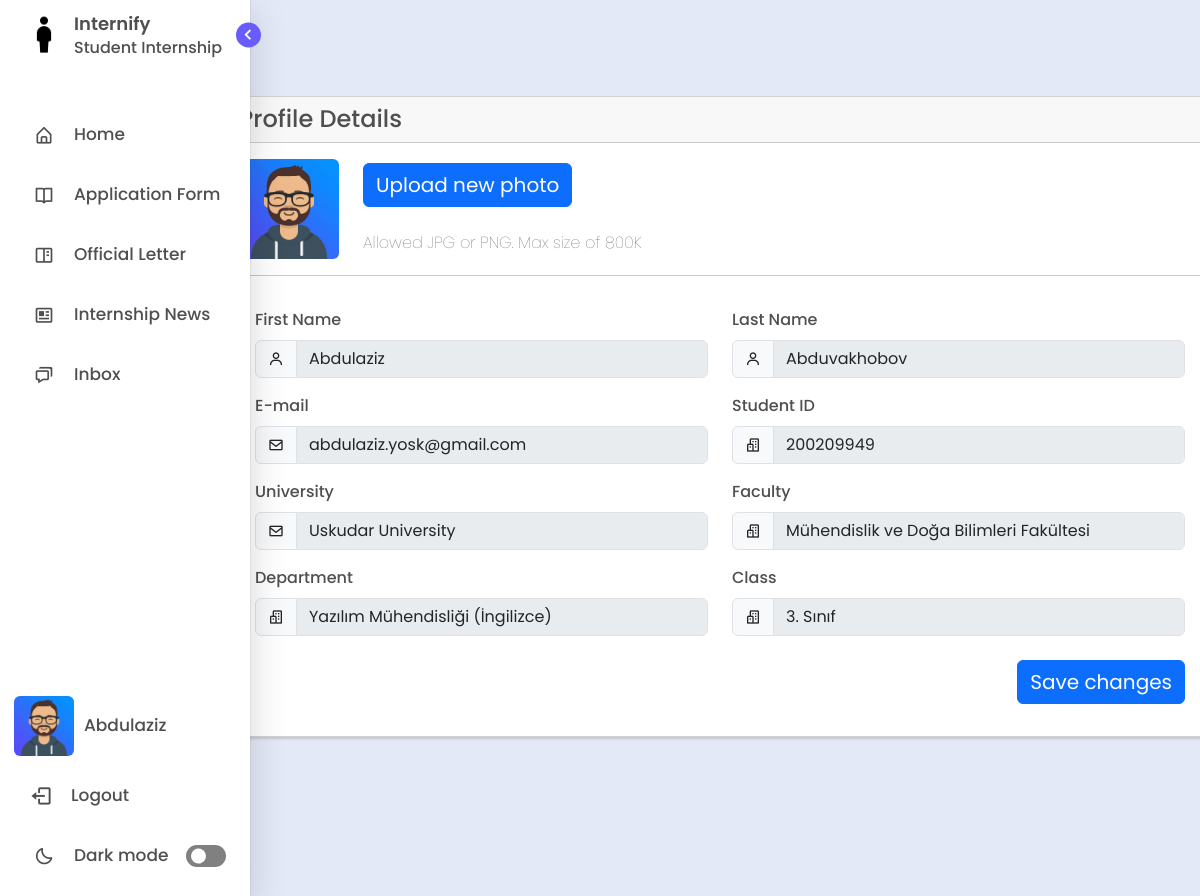
Page /profile/ (signed in) on the earlier database version.
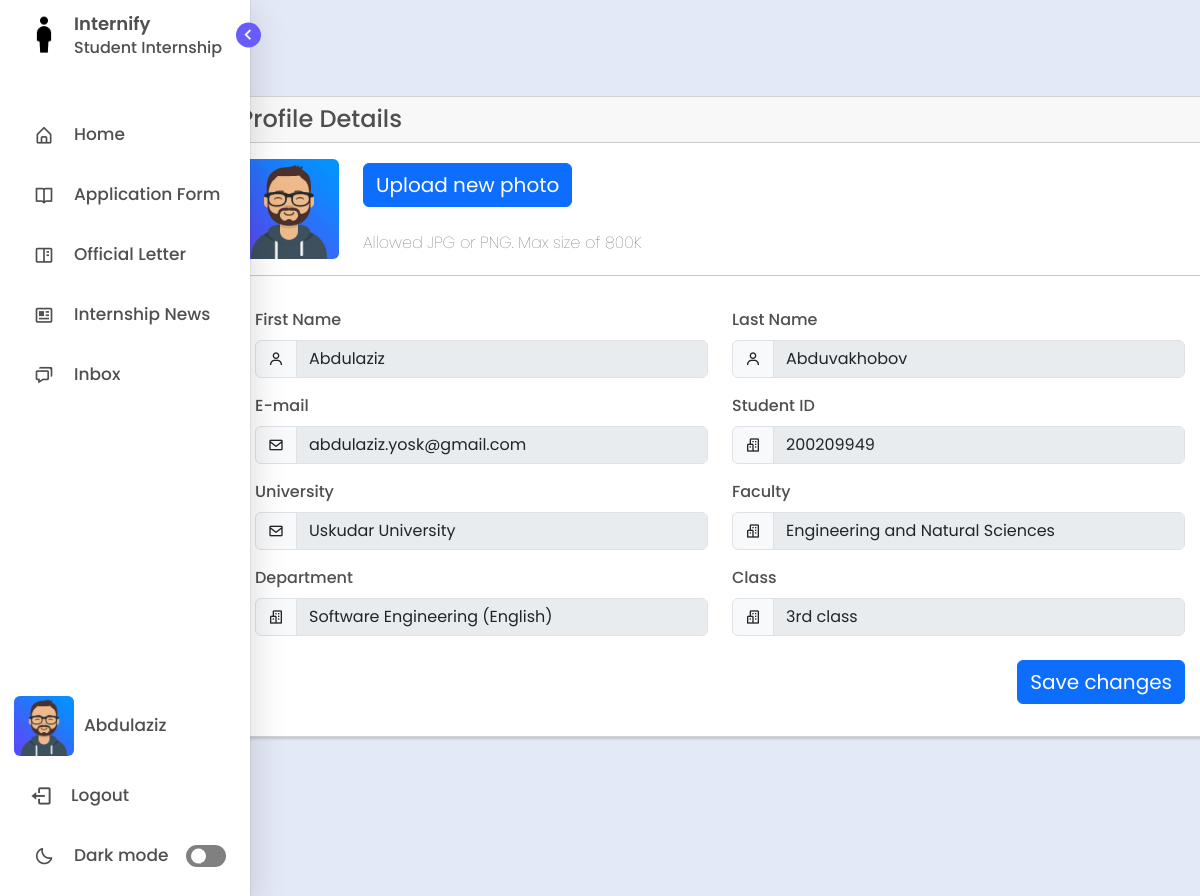
Same page on the later database version.
### management/models.py (models this page shows, shortened)
class BaseAbstractModel(models.Model):
    is_visible = models.BooleanField(default=True, verbose_name='Visibility')
    date_created = models.DateTimeField(auto_now_add=True)
    date_updated = models.DateTimeField(auto_now=True)
    class Meta:
        abstract = True

class Student(BaseAbstractModel):
    student_id = models.CharField(max_length=20, primary_key=True, unique=True)
    department = models.ForeignKey(Department, on_delete=CASCADE)
    faculty = models.ForeignKey(Faculty, on_delete=CASCADE)
    class_room = models.ForeignKey(ClassRoom, on_delete=CASCADE)
    user = models.ForeignKey(User, on_delete=CASCADE)

class Faculty(BaseAbstractModel):
    name = models.CharField(max_length=150)

class Department(BaseAbstractModel):
    name = models.CharField(max_length=200)
    faculty = models.ForeignKey(Faculty, on_delete=CASCADE)

class ClassRoom(BaseAbstractModel):
    name = models.CharField(max_length=250)
    department = models.ForeignKey(Department, on_delete=CASCADE)
    faculty = models.ForeignKey(Faculty, on_delete=CASCADE)

### management/views.py (the view)
# urls.py: path('profile/', views.profile, name = "profile"),
def profile(request):
	user = request.user
	if request.method == "POST":
		if 'photo' in request.FILES:
			user.photo = request.FILES['photo']
			user.save()
		return redirect(reverse('profile'))
	context = {}
	if user.groups.filter(name='Student').exists():
		student = Student.objects.get(user=user)
		if student:
			context['student'] = student
		return render(request, "profile.html", context)
	elif user.groups.filter(name='Coordinator').exists():
		coordinator = InternshipCoordinator.objects.get(user=user)
		if coordinator:
			context['coordinator'] = coordinator
		return render(request, "profile.html", context)
	return render(request, "profile.html")

### templates/profile.html (shortened to what the changed rows need)
{% extends "layout.html" %}
{% load static %}
{% block content %}
<body style="overflow: hidden;">
    <div class="home offset-md-1" style="margin-left:30px; margin-top:8%;">
      <div class="content-wrapper">
        <div class="container-xxl flex-grow-1 container-p-y">
          <div class="row">
            <div class="col-md-12">
              <div class="card mb-4">
                <form enctype="multipart/form-data" action="{% url 'profile' %}" method="POST">
                  <div class="card-body text">
                    <div class="card-body">
                      <div class="row">
                        {% for group in user.groups.all %}
                            {% if group.name == 'Student' %}
                                <div class="mb-3 col-md-6">
                                    <label class="form-label" for="country">Student ID</label>
                                    <div class="input-group input-group-merge">
                                        <span class="input-group-text">
                                            <i class="bx bx-buildings"></i>
                                        </span>
                                        <input class="form-control" type="text" id="faculty" name="student_id" disabled value="{{ student.student_id }}" />
                                    </div>
                                </div>
                                <div class="mb-3 col-md-6">
                                    <label for="email" class="form-label">University</label>
                                    <div class="input-group input-group-merge">
                                        <span class="input-group-text"><i class="bx bx-envelope"></i></span>
                                        <input class="form-control" type="text" id="email" name="email"
                                            disabled value="Uskudar University" />
                                    </div>
                                </div>
                                <div class="mb-3 col-md-6">
                                    <label class="form-label" for="country">Faculty</label>
                                    <div class="input-group input-group-merge">
                                        <span class="input-group-text">
                                            <i class="bx bx-buildings"></i>
                                        </span>
                                        <input class="form-control" type="text" id="faculty" name="faculty" disabled value="{{ student.faculty.name }}" />
                                    </div>
                                </div>
                                <div class="mb-3 col-md-6">
                                    <label class="form-label" for="country">Department</label>
                                    <div class="input-group input-group-merge">
                                        <span class="input-group-text">
                                            <i class="bx bx-buildings"></i>
                                        </span>
                                        <input class="form-control" type="text" id="department" name="department" disabled value="{{ student.department.name }}" />
                                    </div>
                                </div>
                                <div class="mb-3 col-md-6">
                                    <label class="form-label" for="country">Class</label>
                                    <div class="input-group input-group-merge">
                                        <span class="input-group-text">
                                            <i class="bx bx-buildings"></i>
                                        </span>
                                        <input class="form-control" type="text" id="class" name="class" disabled value="{{ student.class_room.name }}" />
                                    </div>
                                </div>
                            {% endif %}
                        {% endfor %}
                  </div>
                </form>
              </div>
            </div>
          </div>
        </div>
      </div>
    </div>
</body>
{% endblock content %}

Differences in the rows shown:
changed through a linked row, Student id 200209949: faculty "Mühendislik ve Doğa Bilimleri Fakültesi" → "Engineering and Natural Sciences"; department "Yazılım Mühendisliği (İngilizce)" → "Software Engineering (English)"; class "3. Sınıf" → "3rd class"
